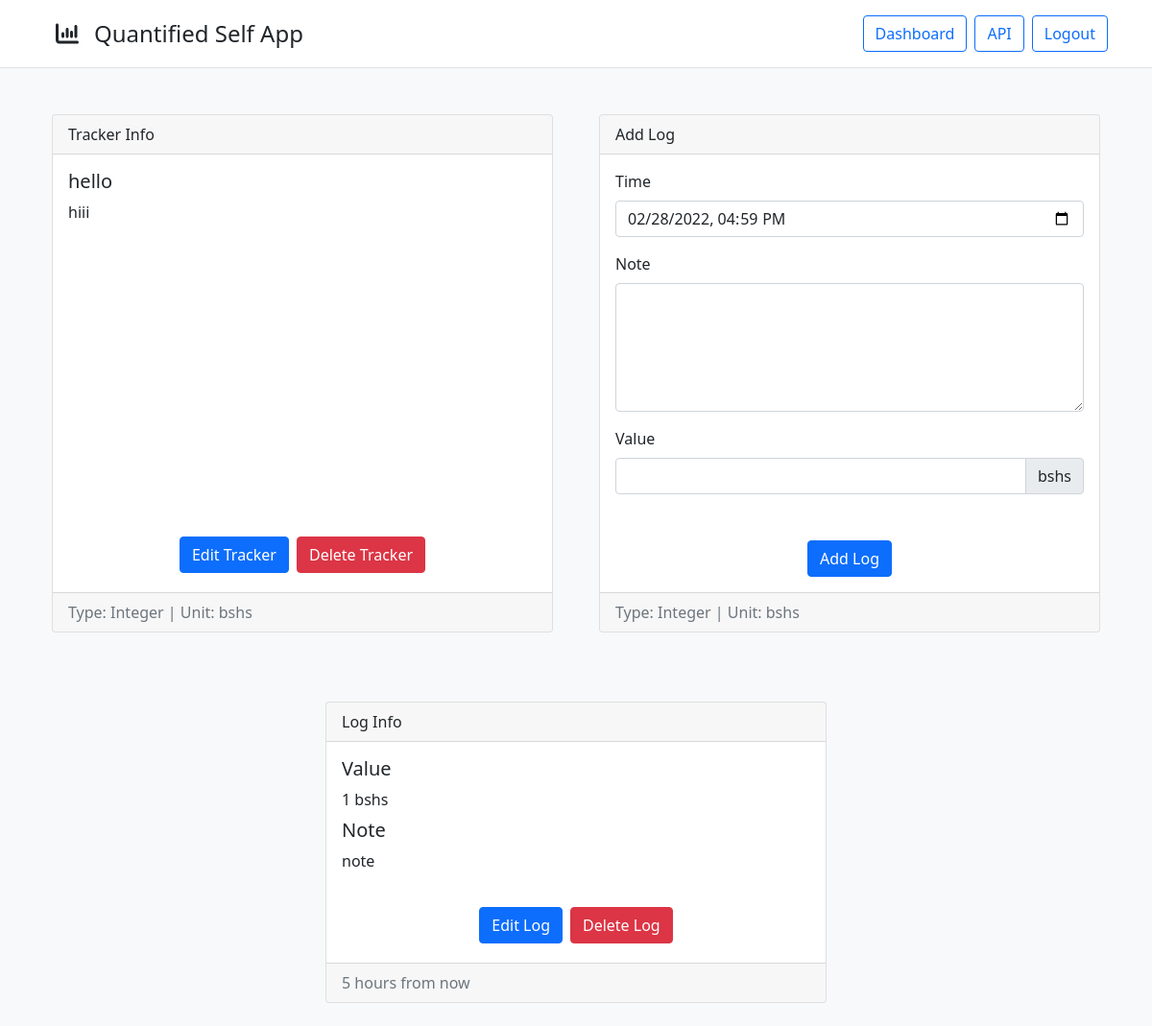
The app's page /trackers/view?id=12 (signed in) with its own data.
### models/models.py (models this page shows)
class TrackerModel(db.Model):
    __tablename__ = "trackers"
    t_id = db.Column(db.Integer(), primary_key=True)
    t_name = db.Column(db.String(64), nullable=False)
    t_desc = db.Column(db.String(256))
    t_type = db.Column(db.Integer(), db.ForeignKey("tracker_types.tt_id", ondelete="CASCADE"), nullable=False)
    t_user = db.Column(db.Integer(), db.ForeignKey("users.id", ondelete="CASCADE"), nullable=False)
    t_type_name = db.relationship("TrackerTypes", uselist=False)
    t_unit = db.relationship("TrackerUnit", cascade="all, delete", uselist=False)
    t_options = db.relationship("TrackerOptions", cascade="all, delete")
    t_logs = db.relationship("TrackerLogs", cascade="all, delete")

class TrackerTypes(db.Model):
    __tablename__ = "tracker_types"
    tt_id = db.Column(db.Integer(), primary_key=True, autoincrement=True)
    tt_name = db.Column(db.String(64), unique=True, nullable=False)

class TrackerUnit(db.Model):
    __tablename__ = "tracker_unit"
    tu_id = db.Column(db.Integer(), primary_key=True, autoincrement=True)
    tu_name = db.Column(db.String(16), nullable=False)
    tu_tracker = db.Column(db.Integer(), db.ForeignKey("trackers.t_id", ondelete="CASCADE"), nullable=False)

class TrackerLogs(db.Model):
    __tablename__ = "tracker_logs"
    tl_id = db.Column(db.Integer(), primary_key=True, autoincrement=True)
    tl_time = db.Column(db.DateTime(), nullable=False)
    tl_note = db.Column(db.String(256))
    tl_tracker = db.Column(db.Integer(), db.ForeignKey("trackers.t_id", ondelete="CASCADE"), nullable=False)
    tl_vals = db.relationship("TrackerValues", cascade="all, delete")

class TrackerValues(db.Model):
    __tablename__ = "tracker_vals"
    tv_id = db.Column(db.Integer(), primary_key=True, autoincrement=True)
    tv_val = db.Column(db.Numeric(10, 2), nullable=False)
    tv_log = db.Column(db.Integer(), db.ForeignKey("tracker_logs.tl_id", ondelete="CASCADE"), nullable=False)

### views/views.py (the view, shortened to what this page needs)
@app.route("/trackers/view", methods=["GET", "POST"])
@login_required
def trackers_view():
    t_id = request.args.get("id", "")
    if not (t_id.isdigit()):
        flash("Invalid Tracker", "danger")
        return redirect("/trackers")
    t_id = int(t_id)
    tracker = TrackerModel.query.filter(TrackerModel.t_id == t_id, TrackerModel.t_user == current_user.id).first()
    if not tracker:
        flash("Invalid Tracker", "danger")
        return redirect("/trackers")
    options = {x.to_id: x.to_name for x in tracker.t_options}
    return render_template("trackers/view.html", user=current_user, tracker=tracker, options=options)

### auth/auth.py (called while the page is built)
@login.user_loader
def load_user(id):
    return UserModel.query.get(int(id))

### templates/filters/filters.py (called while the page is built)
@app.template_filter()
def pretty_datetime(datetime):
    return naturaltime(datetime)

### templates/trackers/view.html (shortened to what this page needs)
<!DOCTYPE html>
<html lang="en">
    <head>
        <link rel="stylesheet" href="{{ url_for('static', filename='css/bootstrap.min.css')}}">
        <link rel="stylesheet" href="{{ url_for('static', filename='css/fontawesome.all.min.css')}}">
        <link rel="stylesheet" href="{{ url_for('static', filename='css/tracker_view.css')}}">
    </head>
    <body class="bg-light">
        {% include 'components/navbar.html' %}
        <div class="container">
            <div class="row equal mt-4">
                <div class="col-sm-12 col-md-12 col-lg-6 col-xl-6 d-flex justify-content-center p-4">
                    <div class="card flex-fill">
                        <div class="card-header">Tracker Info</div>
                        <div class="card-body">
                            <h5 class="card-title">{{ tracker.t_name }}</h5>
                            <p class="card-text">{{ tracker.t_desc }}</p>
                        </div>
                        <div class="card-body d-flex justify-content-center align-items-end">
                            <a href="/trackers/edit?id={{ tracker.t_id }}" class="btn btn-primary m-1">Edit Tracker</a>
                            <form action="" method="POST" style="display: inline;">
                                <button type="submit" class="btn btn-danger m-1">Delete Tracker</button>
                            </form>
                        </div>
                        <div class="card-footer text-muted">
                            <span>Type: {{ tracker.t_type_name.tt_name }}</span>
                            {% if tracker.t_type_name.tt_name == "Integer" or tracker.t_type_name.tt_name == "Decimal" %}
                            | <span>Unit: {{ tracker.t_unit.tu_name }}</span>
                            {% endif %}
                        </div>
                    </div>
                </div>
                <div class="col-sm-12 col-md-12 col-lg-6 col-xl-6 d-flex justify-content-center p-4">
                    <div class="card flex-fill">
                        <form action="" method="POST" style="width: 100%;">
                            <div class="card-header">Add Log</div>
                            <div class="card-body">
                                <div class="mb-3">
                                    <label for="tl_time" class="form-label">Time</label>
                                    <input type="datetime-local" class="form-control" id="tl_time" name="tl_time" required>
                                </div>
                                <div class="mb-3">
                                    <label for="tl_note" class="form-label">Note</label>
                                    <textarea rows="5" class="form-control" id="tl_note" name="tl_note" maxlength="256"></textarea>
                                </div>
                                {% if tracker.t_type_name.tt_name == "Boolean" %}
                                <label for="tl_val" class="form-label">Value</label>
                                <div class="mb-3">
                                    <select id="tl_val" name="tl_val" class="form-select" required>
                                        <option value="1" selected>Yes</option>
                                        <option value="0">No</option>
                                    </select>
                                </div>
                                {% elif tracker.t_type_name.tt_name == "Integer" %}
                                <label for="tl_val" class="form-label">Value</label>
                                <div class="input-group mb-3">
                                    <input type="number" step="1" id="tl_val" name="tl_val" class="form-control" aria-describedby="tl_unit" required>
                                    <span class="input-group-text" id="tl_unit">{{ tracker.t_unit.tu_name }}</span>
                                </div>
                                {% elif tracker.t_type_name.tt_name == "Decimal" %}
                                <label for="tl_val" class="form-label">Value</label>
                                <div class="input-group mb-3">
                                    <input type="number" step="0.01" id="tl_val" name="tl_val" class="form-control" aria-describedby="tl_unit" required>
                                    <span class="input-group-text" id="tl_unit">{{ tracker.t_unit.tu_name }}</span>
                                </div>
                                {% endif %}
                            </div>
                            <div class="card-body d-flex justify-content-center align-items-end">
                                <button type="submit" class="btn btn-primary">Add Log</button>
                            </div>
                            <div class="card-footer text-muted">
                                <span>Type: {{ tracker.t_type_name.tt_name }}</span>
                                {% if tracker.t_type_name.tt_name == "Integer" or tracker.t_type_name.tt_name == "Decimal" %}
                                | <span>Unit: {{ tracker.t_unit.tu_name }}</span>
                                {% endif %}
                            </div>
                        </form>
                    </div>
                </div>
            </div>
        </div>
        <div class="container">
            <div class="row equal d-flex justify-content-center mt-4">
                {% for log in tracker.t_logs %}
                <div class="col-sm-12 col-md-12 col-lg-6 col-xl-6 d-flex justify-content-center p-4">
                    <div class="card flex-fill">
                        <div class="card-header">Log Info</div>
                        <div class="card-body">
                            <h5 class="card-title">
                                {% if tracker.t_type_name.tt_name == "Multi Select" %}
                                Values
                                {% else %}
                                Value
                                {% endif %}
                            </h5>
                            <div class="card-text">
                                {% for val in log.tl_vals %}
                                <div>
                                    {% if tracker.t_type_name.tt_name == "Boolean" %}
                                        {% if val.tv_val | int == 1 %}
                                        Yes
                                        {% elif val.tv_val | int == 0 %}
                                        No
                                        {% endif %}
                                    {% elif tracker.t_type_name.tt_name == "Integer" %}
                                        {{ val.tv_val | int }} {{ tracker.t_unit.tu_name }}
                                    {% elif tracker.t_type_name.tt_name == "Decimal" %}
                                        {{ val.tv_val | round(2) }} {{ tracker.t_unit.tu_name }}
                                    {% elif tracker.t_type_name.tt_name == "Duration" %}
                                        Hours: {{ val.tv_val // 3600 }} | Minutes: {{ (val.tv_val % 3600) // 60 }} | Seconds: {{ (val.tv_val % 60) | int }}
                                    {% elif tracker.t_type_name.tt_name == "Single Select" %}
                                        {{ options[val.tv_val | int] }}
                                    {% elif tracker.t_type_name.tt_name == "Multi Select" %}
                                        {{ options[val.tv_val | int] }}
                                    {% endif %}
                                </div>
                                {% endfor %}
                            </div>
                            {% if log.tl_note | length > 0 %}
                            <h5 class="card-title pt-2">Note</h5>
                            <div class="card-text">{{ log.tl_note }}</div>
                            {% endif %}
                        </div>
                        <div class="card-body d-flex justify-content-center align-items-end">
                            <a href="/trackers/log/edit?tid={{ tracker.t_id }}&lid={{ log.tl_id }}" class="btn btn-primary m-1">Edit Log</a>
                            <form action="" method="POST" style="display: inline;">
                                <button type="submit" class="btn btn-danger m-1">Delete Log</button>
                            </form>
                        </div>
                        <div class="card-footer text-muted">
                            {{ log.tl_time | pretty_datetime }}
                        </div>
                    </div>
                </div>
                {% endfor %}
            </div>
        </div>
    </body>
</html>

### static/css/tracker_view.css (style rules this page uses)
.card { transition: transform 0.2s ease; }

### records on screen
TrackerModel: t_name "hello", t_desc "hiii"
TrackerTypes: t_type_name.tt_name "Integer"
TrackerUnit: t_unit.tu_name "bshs"
TrackerLogs: tl_note "note", tl_time|pretty_datetime "5 hours from now"
TrackerValues: tv_val "1"
